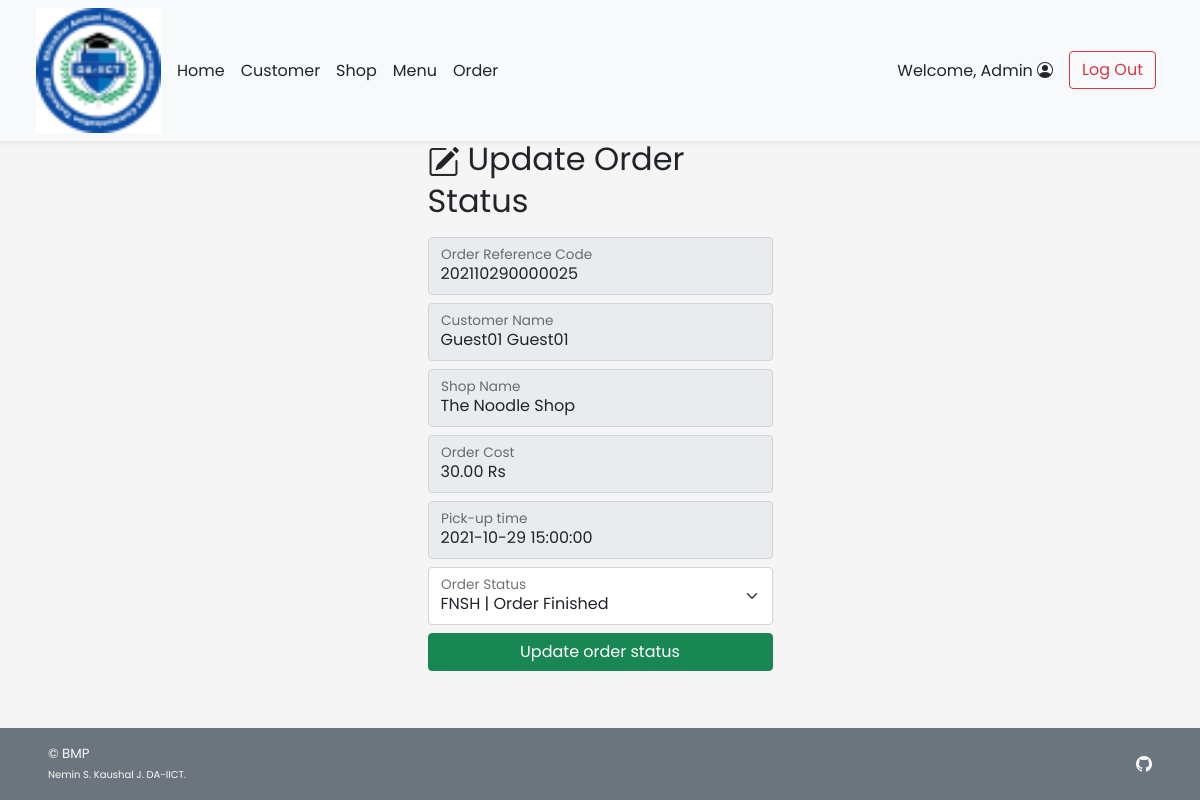
Screenshot of /admin/admin_order_update.php?orh_id=25 (signed in) with the database file from the repository.
### tables this page shows
CREATE TABLE `order_header` (
  `orh_id` int(11) NOT NULL,
  `orh_refcode` varchar(15) DEFAULT NULL,
  `c_id` int(11) NOT NULL,
  `s_id` int(11) NOT NULL,
  `p_id` int(11) NOT NULL,
  `orh_ordertime` timestamp NOT NULL DEFAULT current_timestamp(),
  `orh_pickuptime` datetime NOT NULL,
  `orh_orderstatus` varchar(10) NOT NULL,
  `orh_finishedtime` datetime DEFAULT NULL
);

CREATE TABLE `customer` (
  `c_id` int(11) NOT NULL,
  `c_username` varchar(45) NOT NULL,
  `c_pwd` varchar(45) NOT NULL,
  `c_firstname` varchar(45) NOT NULL,
  `c_lastname` varchar(45) NOT NULL,
  `c_email` varchar(100) NOT NULL,
  `c_gender` varchar(1) NOT NULL COMMENT 'M for Male, F for Female',
  `c_type` varchar(3) NOT NULL COMMENT 'Type of customer in this canteen (STD for student, INS for instructor, STF for staff, GUE for guest, ADM for admin, OTH for other)'
);

CREATE TABLE `shop` (
  `s_id` int(11) NOT NULL,
  `s_username` varchar(45) NOT NULL,
  `s_pwd` varchar(45) NOT NULL,
  `s_name` varchar(100) NOT NULL,
  `s_location` varchar(100) NOT NULL,
  `s_openhour` time NOT NULL,
  `s_closehour` time NOT NULL,
  `s_status` tinyint(4) NOT NULL DEFAULT 1 COMMENT 'Shop ready for taking an order or not (True for open, False for close)',
  `s_preorderStatus` tinyint(4) NOT NULL DEFAULT 1 COMMENT 'Shop is ready for tomorrow pre-order or not',
  `s_email` varchar(100) NOT NULL,
  `s_phoneno` varchar(45) NOT NULL,
  `s_pic` text DEFAULT NULL
);

CREATE TABLE `payment` (
  `p_id` int(11) NOT NULL,
  `c_id` int(11) NOT NULL,
  `p_type` varchar(45) NOT NULL,
  `p_amount` decimal(7,2) NOT NULL,
  `p_detail` text DEFAULT NULL
);

### admin/admin_order_update.php (the view, shortened to what this page needs)
<!DOCTYPE html>
<html lang="en">
<head>
    <?php
        include("../conn_db.php");
        include('../head.php');
    ?>
    <link href="../css/main.css" rel="stylesheet">
    <link href="../css/login.css" rel="stylesheet">
</head>
<body class="d-flex flex-column h-100">
    <?php include('nav_header_admin.php')?>
    <div class="container form-signin mt-auto w-50">
        <a class="nav nav-item text-decoration-none text-muted" href="#" onclick="history.back();">
        </a>
        <?php
            $orh_id = $_GET["orh_id"];
            $query = "SELECT orh.orh_refcode,orh.orh_ordertime,c.c_firstname,c.c_lastname,orh.orh_orderstatus,orh.orh_pickuptime,p.p_amount,s.s_name
                FROM order_header orh INNER JOIN customer c ON orh.c_id = c.c_id INNER JOIN payment p ON p.p_id = orh.p_id
                INNER JOIN shop s ON orh.s_id = s.s_id WHERE orh.orh_id = {$orh_id};";
            $result = $mysqli ->query($query);
            $row = $result -> fetch_array();
        ?>
        <form method="POST" action="admin_order_update.php" class="form-floating">
            <h2 class="mt-4 mb-3 fw-normal text-bold"><i class="bi bi-pencil-square me-2"></i>Update Order Status</h2>
            <div class="form-floating mb-2">
                <input type="text" class="form-control" id="orderrefcode" placeholder="Order Reference Code" value="<?php echo $row["orh_refcode"];?>" disabled>
                <label for="orderrefcode">Order Reference Code</label>
            </div>
            <div class="form-floating mb-2">
                <input type="text" class="form-control" id="customername" placeholder="Customer Name" value="<?php echo $row["c_firstname"]." ".$row["c_lastname"];?>" disabled>
                <label for="customername">Customer Name</label>
            </div>
            <div class="form-floating mb-2">
                <input type="text" class="form-control" id="shopname" placeholder="Shop Name" value="<?php echo $row["s_name"];?>" disabled>
                <label for="shopname">Shop Name</label>
            </div>
            <div class="form-floating mb-2">
                <input type="text" class="form-control" id="ordercost" placeholder="Order Cost" value="<?php echo $row["p_amount"]." Rs";?>" disabled>
                <label for="ordercost">Order Cost</label>
            </div>
            <div class="form-floating mb-2">
                <input type="datetime" class="form-control" id="pickuptime" placeholder="Pick-up time" value="<?php echo $row["orh_pickuptime"];?>" disabled>
                <label for="pickuptime">Pick-up time</label>
            </div>
            <div class="form-floating mb-2">
                <select class="form-select" id="orderstatus" name="os">
                    <option value="FNSH" <?php if($row["orh_orderstatus"]=="FNSH"){ echo "selected";}?>>FNSH | Order Finished</option>
                </select>
                <label for="orderstatus">Order Status</label>
            </div>
            <button class="w-100 btn btn-success mb-3" name="upd_confirm" type="submit">Update order status</button>
        </form>
    </div>
    <footer
        class="footer d-flex flex-wrap justify-content-between align-items-center px-5 py-3 mt-auto bg-secondary text-light">
        <span class="smaller-font">&copy; BMP<br /><span class="xsmall-font">Nemin S. Kaushal J.
                DA-IICT.</span></span>
        <ul class="nav justify-content-end list-unstyled d-flex">
            <li class="ms-3"><a class="text-light" target="_blank" href="https://github.com/Kaushal199/CMS_BMP/"><i
                        class="bi bi-github"></i></a></li>
        </ul>
    </footer>
</body>
</html>

### css/main.css (style rules this page uses)
html { height: 100%; }
body { height: 100%; padding-top: 4rem; margin-bottom: -50px; font-family: 'Poppins', 'Noto Sans Thai', sans-serif; }
a { cursor: pointer; }
.bi { vertical-align: -.125em; fill: currentColor; }
.smaller-font { font-size: smaller; }
.xsmall-font { font-size: x-small; }

### css/login.css (style rules this page uses)
html, body { height: 100%; font-family: 'Poppins', 'Noto Sans Thai', sans-serif; }
body { background-color: #f5f5f5; padding-top: 4rem; margin-bottom: -50px; }
.form-signin { width: 100%; max-width: 375px; padding: 15px; margin: auto; }
.smaller-font { font-size: smaller; }
.xsmall-font { font-size: x-small; }

### rows the page displays
order_header: orh_refcode "202110290000025", c.c_lastname "Guest01 Guest01", s.s_name "The Noodle Shop", p.p_amount "30.00 Rs", orh_pickuptime "2021-10-29 15:00:00", os "FNSH | Order Finished"

### other values shown
$_SESSION['firstname'] "Admin"
